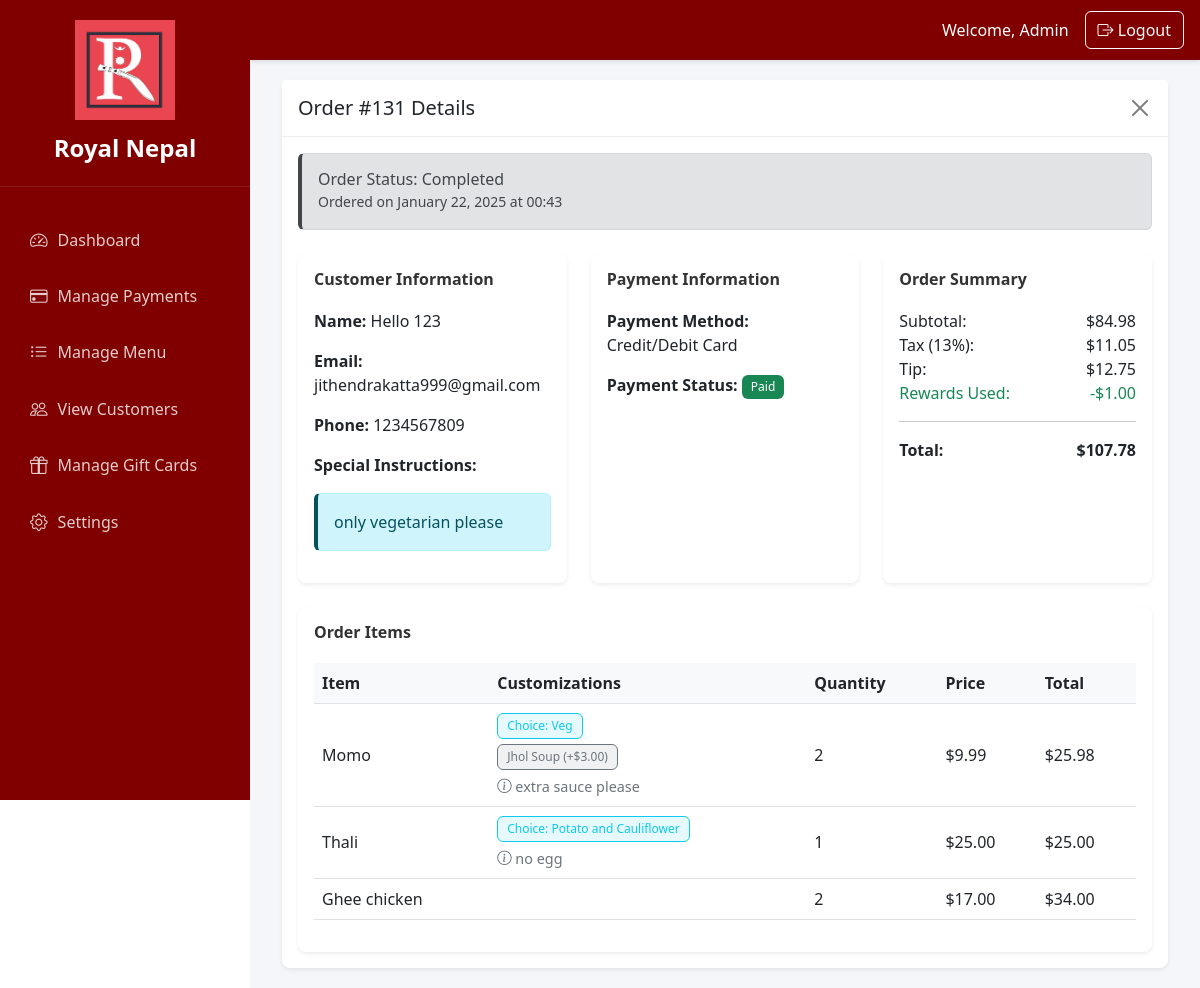
/restaurant-admin/order/131/ (signed in), run on the app's committed database.
### orders/models.py (models this page shows, shortened)
class Order(models.Model):
    STATUS_CHOICES = [
        ('pending', 'Order Received'),
        ('in_progress', 'In Progress'),
        ('ready', 'Ready for Pickup'),
        ('completed', 'Completed'),
        ('cancelled', 'Cancelled')
    ]
    PAYMENT_CHOICES = [
        ('in_store', 'Pay at Pickup'),
        ('card', 'Credit/Debit Card'),
        ('apple_pay', 'Apple Pay'),
        ('paypal', 'PayPal')
    ]
    user = models.ForeignKey(User, on_delete=models.CASCADE, related_name='orders')
    name = models.CharField(max_length=100)
    email = models.EmailField()
    phone = models.CharField(max_length=20)
    pickup_time = models.DateTimeField(null=True, blank=True)  # Optional pickup time
    payment_method = models.CharField(max_length=20, choices=PAYMENT_CHOICES, default='in_store')
    payment_status = models.CharField(max_length=20, choices=[
        ('pending', 'Pending'),
        ('paid', 'Paid'),
    ], default='pending')
    created_at = models.DateTimeField(default=timezone.now)
    updated_at = models.DateTimeField(auto_now=True)
    status = models.CharField(max_length=20, choices=STATUS_CHOICES, default='pending')
    special_instructions = models.TextField(blank=True, null=True)
    tip_amount = models.DecimalField(max_digits=10, decimal_places=2, default=Decimal('0.00'))
    rewards_used = models.DecimalField(max_digits=10, decimal_places=2, default=0.00)
    total_amount = models.DecimalField(max_digits=10, decimal_places=2)  # This will now include tip
    points_earned = models.IntegerField(default=0)
    transaction = models.OneToOneField(
        'accounts.Transaction',
        on_delete=models.SET_NULL,
        null=True,
        blank=True,
        related_name='order'
    )
    class Meta:
        ordering = ['-created_at']
    def calculate_subtotal(self):
        return sum(item.get_cost() for item in self.items.all())
    def calculate_tax(self, rate=Decimal('0.13')):
        return round(self.calculate_subtotal() * rate, 2)

class OrderItem(models.Model):
    order = models.ForeignKey(Order, related_name='items', on_delete=models.CASCADE)
    menu_item = models.ForeignKey(MenuItem, on_delete=models.CASCADE)
    quantity = models.PositiveIntegerField(default=1)
    price = models.DecimalField(max_digits=10, decimal_places=2)
    choice = models.ForeignKey(ItemChoice, null=True, blank=True, on_delete=models.SET_NULL)
    addons = models.ManyToManyField(ItemAddon, blank=True)
    special_instructions = models.TextField(blank=True, null=True)
    def get_cost(self):
        total = self.price * self.quantity
        if self.choice:
            total += self.choice.price_adjustment * self.quantity  # Multiply by quantity
        if self.addons.exists():  # Check if there are any addons
            addon_total = sum(addon.price for addon in self.addons.all())
            total += addon_total * self.quantity  # Multiply total addons price by quantity
        return total

### menu/models.py (models this page shows, shortened)
class ItemChoice(models.Model):
    name = models.CharField(max_length=100)
    description = models.TextField(blank=True)
    price_adjustment = models.DecimalField(
        max_digits=6,
        decimal_places=2,
        default=0.00,
        validators=[MinValueValidator(Decimal('0.00'))]
    )
    is_available = models.BooleanField(default=True)
    created_at = models.DateTimeField(auto_now=True)
    updated_at = models.DateTimeField(auto_now=True)

class ItemAddon(models.Model):
    name = models.CharField(max_length=100)
    description = models.TextField(blank=True)
    price = models.DecimalField(
        max_digits=6,
        decimal_places=2,
        validators=[MinValueValidator(Decimal('0.00'))]
    )
    is_available = models.BooleanField(default=True)
    created_at = models.DateTimeField(auto_now=True)
    updated_at = models.DateTimeField(auto_now=True)

class MenuItem(models.Model):
    SPICE_LEVELS = [
        ('none', 'No Spice'),
        ('mild', 'Mild'),
        ('medium', 'Medium'),
        ('spicy', 'Spicy'),
        ('very_spicy', 'Very Spicy')
    ]
    category = models.ForeignKey(Category, related_name='items', on_delete=models.CASCADE)
    name = models.CharField(max_length=100)
    slug = models.SlugField(unique=True)
    description = models.TextField()
    price = models.DecimalField(
        max_digits=6,
        decimal_places=2,
        validators=[MinValueValidator(Decimal('0.00'))]
    )
    image = models.ImageField(upload_to='menu_items/', blank=True, null=True)
    is_available = models.BooleanField(default=True)
    is_featured = models.BooleanField(default=False)
    is_vegetarian = models.BooleanField(default=False)
    is_vegan = models.BooleanField(default=False)
    is_gluten_free = models.BooleanField(default=False)
    has_spice_customization = models.BooleanField(
        default=False,
        help_text="Allow customers to customize spice level"
    )
    spice_level = models.CharField(
        max_length=20,
        choices=SPICE_LEVELS,
        default='medium'
    )
    has_choices = models.BooleanField(
        default=False,
        help_text="Item has different choices (e.g., meat type, size)"
    )
    requires_choice = models.BooleanField(
        default=False,
        help_text="Customer must select a choice"
    )
    available_choices = models.ManyToManyField(
        ItemChoice,
        blank=True,
        related_name='menu_items'
    )
    available_addons = models.ManyToManyField(
        ItemAddon,
        blank=True,
        related_name='menu_items'
    )
    ingredients = models.TextField(
        blank=True,
        help_text="List main ingredients"
    )
    allergens = models.TextField(
        blank=True,
        help_text="List potential allergens"
    )
    preparation_time = models.PositiveIntegerField(
        default=15,
        help_text="Average preparation time in minutes"
    )
    calories = models.PositiveIntegerField(
        null=True,
        blank=True,
        help_text="Calories per serving"
    )
    created_at = models.DateTimeField(auto_now_add=True)
    updated_at = models.DateTimeField(auto_now=True)
    class Meta:
        ordering = ['category', 'name']
        indexes = [
            models.Index(fields=['category', 'is_available']),
            models.Index(fields=['is_featured', 'is_available']),
        ]

### restaurant_admin/views.py (the view)
# urls.py: path('order/<int:order_id>/', views.order_details, name='order_details'),
@user_passes_test(is_staff_or_superuser)
def order_details(request, order_id):
    order = get_object_or_404(Order, id=order_id)
    order_items = OrderItem.objects.filter(order=order)
    context = {
        'order': order,
        'order_items': order_items,
    }
    return render(request, 'restaurant_admin/order_details.html', context)

### restaurant_admin/views.py (called while the page is built)
def is_staff_or_superuser(user):
    return user.is_staff or user.is_superuser

### restaurant_admin/templates/restaurant_admin/order_details.html (shortened to what this page needs)
{% extends 'restaurant_admin/base.html' %}
{% block content %}
<div class="container">
    <div class="card">
        <div class="card-header d-flex justify-content-between align-items-center">
            <h5 class="mb-0">Order #{{ order.id }} Details</h5>
            <button type="button" class="btn-close" onclick="window.history.back()"></button>
        </div>
        <div class="card-body">
            <div class="alert {% if order.status == 'pending' %}alert-warning
                {% elif order.status == 'in_progress' %}alert-info
                {% elif order.status == 'ready' %}alert-success
                {% elif order.status == 'completed' %}alert-secondary{% endif %} mb-4">
                <div class="d-flex justify-content-between align-items-center">
                    <div>
                        <h6 class="mb-0">Order Status: {{ order.get_status_display }}</h6>
                        <small>Ordered on {{ order.created_at|date:"F j, Y" }} at {{ order.created_at|time:"H:i" }}</small>
                    </div>
                </div>
            </div>
            <div class="row">
                <div class="col-md-4">
                    <div class="card h-100">
                        <div class="card-body">
                            <h6 class="card-title">Customer Information</h6>
                            <p><strong>Name:</strong> {{ order.name }}</p>
                            <p><strong>Email:</strong> {{ order.email }}</p>
                            <p><strong>Phone:</strong> {{ order.phone }}</p>
                            {% if order.special_instructions %}
                            <p><strong>Special Instructions:</strong></p>
                            <div class="alert alert-info">
                                {{ order.special_instructions }}
                            </div>
                            {% endif %}
                        </div>
                    </div>
                </div>
                <div class="col-md-4">
                    <div class="card h-100">
                        <div class="card-body">
                            <h6 class="card-title">Payment Information</h6>
                            <p><strong>Payment Method:</strong> {{ order.get_payment_method_display }}</p>
                            <p>
                                <strong>Payment Status:</strong>
                                <span class="badge {% if order.payment_status == 'paid' %}bg-success
                                    {% elif order.payment_status == 'pending' %}bg-warning
                                    {% else %}bg-danger{% endif %}">
                                    {{ order.get_payment_status_display }}
                                </span>
                            </p>
                        </div>
                    </div>
                </div>
                <div class="col-md-4">
                    <div class="card h-100">
                        <div class="card-body">
                            <h6 class="card-title">Order Summary</h6>
                            <div class="d-flex justify-content-between">
                                <span>Subtotal:</span>
                                <span>${{ order.calculate_subtotal }}</span>
                            </div>
                            <div class="d-flex justify-content-between">
                                <span>Tax (13%):</span>
                                <span>${{ order.calculate_tax }}</span>
                            </div>
                            {% if order.tip_amount %}
                            <div class="d-flex justify-content-between">
                                <span>Tip:</span>
                                <span>${{ order.tip_amount }}</span>
                            </div>
                            {% endif %}
                            {% if order.rewards_used %}
                            <div class="d-flex justify-content-between text-success">
                                <span>Rewards Used:</span>
                                <span>-${{ order.rewards_used }}</span>
                            </div>
                            {% endif %}
                            <hr>
                            <div class="d-flex justify-content-between fw-bold">
                                <span>Total:</span>
                                <span>${{ order.total_amount }}</span>
                            </div>
                        </div>
                    </div>
                </div>
            </div>
            <div class="card mt-4">
                <div class="card-body">
                    <h6 class="card-title">Order Items</h6>
                    <div class="table-responsive">
                        <table class="table table-hover">
                            <thead>
                                <tr>
                                    <th>Item</th>
                                    <th>Customizations</th>
                                    <th>Quantity</th>
                                    <th>Price</th>
                                    <th>Total</th>
                                </tr>
                            </thead>
                            <tbody>
                                {% for item in order.items.all %}
                                <tr>
                                    <td>{{ item.menu_item.name }}</td>
                                    <td>
                                        {% if item.choice %}
                                            <div class="mb-1">
                                                <span class="badge bg-info">
                                                    Choice: {{ item.choice.name }}
                                                </span>
                                            </div>
                                        {% endif %}
                                        {% if item.addons.exists %}
                                            <div class="mb-1">
                                                {% for addon in item.addons.all %}
                                                    <span class="badge bg-secondary">
                                                        {{ addon.name }} (+${{ addon.price }})
                                                    </span>
                                                {% endfor %}
                                            </div>
                                        {% endif %}
                                        {% if item.special_instructions %}
                                            <div class="mt-1">
                                                <small class="text-muted">
                                                    <i class="bi bi-info-circle"></i>
                                                    {{ item.special_instructions }}
                                                </small>
                                            </div>
                                        {% endif %}
                                    </td>
                                    <td>{{ item.quantity }}</td>
                                    <td>${{ item.price }}</td>
                                    <td>${{ item.get_cost }}</td>
                                </tr>
                                {% endfor %}
                            </tbody>
                        </table>
                    </div>
                </div>
            </div>
        </div>
    </div>
</div>
{% endblock %}

### restaurant_admin/templates/restaurant_admin/base.html (style rules this page uses)
.card { border-radius: 8px; box-shadow: 0 0 10px rgba(0,0,0,0.1); border: none; }
.card-header { background-color: #fff; border-bottom: 1px solid #eee; padding: 1rem; }

### restaurant_admin/templates/restaurant_admin/order_details.html (style rules this page uses)
.badge { font-weight: normal; padding: 0.4em 0.8em; margin-right: 0.2em; }
.text-muted { font-size: 0.9em; }
.table td { vertical-align: middle; }
.badge.bg-info { background-color: rgba(13, 202, 240, 0.1) !important; color: #0dcaf0; border: 1px solid #0dcaf0; }
.badge.bg-secondary { background-color: rgba(108, 117, 125, 0.1) !important; color: #6c757d; border: 1px solid #6c757d; }
.card { box-shadow: 0 0.125rem 0.25rem rgba(0, 0, 0, 0.075); border: none; }
.card-title { color: #333; font-weight: 600; margin-bottom: 1.25rem; }
.table th { background-color: #f8f9fa; }
.alert { border-left: 4px solid; }
.badge { padding: 0.5em 0.75em; }

### data on the page
Order: id "131", status "Completed", created_at "January 22, 2025", created_at "00:43", name "Hello 123", email "jithendrakatta999@gmail.com", phone "1234567809", special_instructions "only vegetarian please", payment_method "Credit/Debit Card", payment_status "Paid", calculate_subtotal "84.98", calculate_tax "11.05", tip_amount "12.75", rewards_used "1.00", total_amount "107.78"
OrderItem: menu_item.name "Momo", choice.name "Veg", special_instructions "extra sauce please", quantity "2", price "9.99", get_cost "25.98"
ItemAddon: name "Jhol Soup", price "3.00"
OrderItem: menu_item.name "Thali", choice.name "Potato and Cauliflower", special_instructions "no egg", quantity "1", price "25.00", get_cost "25.00"
OrderItem: menu_item.name "Ghee chicken", quantity "2", price "17.00", get_cost "34.00"
